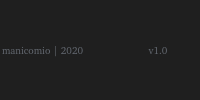
           <widget class="QFrame" name="rodape">
            <property name="minimumSize">
             <size>
              <width>0</width>
              <height>17</height>
             </size>
            </property>
            <property name="styleSheet">
             <string notr="true">background-color: rgb(31, 31, 31);</string>
            </property>
            <property name="frameShape">
             <enum>QFrame::NoFrame</enum>
            </property>
            <property name="frameShadow">
             <enum>QFrame::Raised</enum>
            </property>
            <layout class="QHBoxLayout" name="horizontalLayout_7">
             <property name="spacing">
              <number>0</number>
             </property>
             <property name="leftMargin">
              <number>0</number>
             </property>
             <property name="topMargin">
              <number>0</number>
             </property>
             <property name="rightMargin">
              <number>0</number>
             </property>
             <property name="bottomMargin">
              <number>0</number>
             </property>
             <item>
              <widget class="QLabel" name="rodape_desenvolvedor">
               <property name="styleSheet">
                <string notr="true">QLabel{
	background-color: transparent;
	color: rgb(98, 103, 111);
font: 10px ,Segoe UI;
margin-right: 5px;
}

</string>
               </property>
               <property name="text">
                <string>manicomio | 2020</string>
               </property>
              </widget>
             </item>
             <item>
              <widget class="QLabel" name="rodape_versao">
               <property name="styleSheet">
                <string notr="true">QLabel{
	background-color: transparent;
	color: rgb(98, 103, 111);
font: 10px ,Segoe UI;
margin-right: 5px;
}

</string>
               </property>
               <property name="text">
                <string>v1.0  </string>
               </property>
               <property name="alignment">
                <set>Qt::AlignRight|Qt::AlignTrailing|Qt::AlignVCenter</set>
               </property>
              </widget>
             </item>
             <item>
              <widget class="QFrame" name="redimensionador">
               <property name="maximumSize">
                <size>
                 <width>20</width>
                 <height>20</height>
                </size>
               </property>
               <property name="styleSheet">
                <string notr="true">QSizeGrip {
	
	background-image: url(:/redimensiona/images/cil-move.png);
	background-position: center;
	background-repeat: no-reperat;
}</string>
               </property>
               <property name="frameShape">
                <enum>QFrame::NoFrame</enum>
               </property>
               <property name="frameShadow">
                <enum>QFrame::Raised</enum>
               </property>
              </widget>
             </item>
            </layout>
           </widget>
